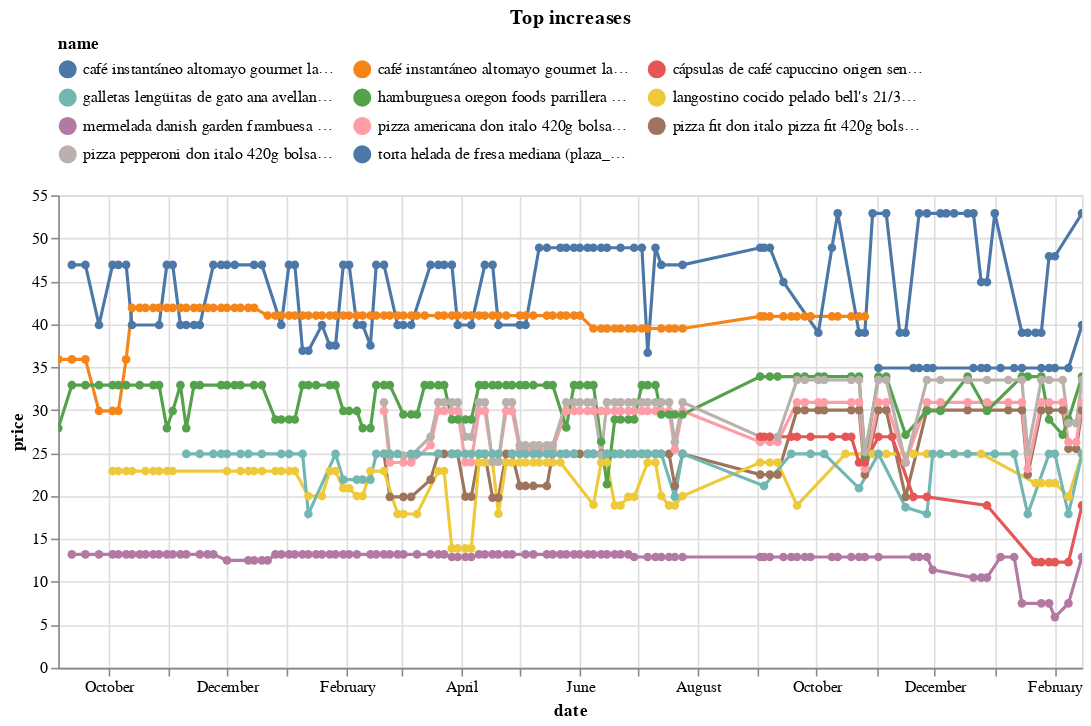

Notebook code cell kept with this figure:
### Code cell
(top_changes_abs
 .sort_values('change')
 .tail(10)
 .pipe(plot_changes, 'Top increases')
)

### Figure 1 — Vega-Lite specification as saved in the notebook (floating-point values rounded to 4 significant figures; data arrays with more than 128 entries replaced by an {"elided": "..."} marker saying what was removed)
{"config": {"view": {"continuousWidth": 300, "continuousHeight": 300}, "legend": {"columns": 3, "orient": "top"}}, "data": {"name": "data-fef8cda0e1190f24eeb53edb43a7ac97"}, "mark": {"type": "line", "point": true}, "encoding": {"color": {"field": "name", "scale": {"domain": ["café instantáneo altomayo gourmet lata 190g (plaza_vea)", "café instantáneo altomayo gourmet lata 200g (plaza_vea)", "cápsulas de café capuccino origen sensations caja 16un (plaza_vea)", "galletas lengüitas de gato ana avellana pote 320g (plaza_vea)", "hamburguesa oregon foods parrillera 100% carne de res caja 4un (plaza_vea)", "langostino cocido pelado bell's 21/30 grande bolsa 300g (plaza_vea)", "mermelada danish garden frambuesa frasco 340g (plaza_vea)", "pizza americana don italo 420g bolsa 1un (plaza_vea)", "pizza fit don italo pizza fit 420g bolsa 3un (plaza_vea)", "pizza pepperoni don italo 420g bolsa 1un (plaza_vea)", "torta helada de fresa mediana (plaza_vea)"]}, "type": "nominal"}, "tooltip": [{"field": "name", "type": "nominal"}, {"field": "price", "type": "quantitative"}, {"field": "last_price", "type": "quantitative"}], "x": {"field": "date", "type": "temporal"}, "y": {"field": "price", "type": "quantitative"}}, "params": [{"name": "param_11", "select": {"type": "point", "fields": ["name"]}, "bind": "legend"}, {"name": "param_12", "select": {"type": "interval", "encodings": ["x", "y"]}, "bind": "scales"}], "title": "Top increases", "transform": [{"filter": {"param": "param_11"}}], "width": 650, "$schema": "https://vega.github.io/schema/vega-lite/v5.16.3.json", "datasets": {"data-fef8cda0e1190f24eeb53edb43a7ac97": {"elided": "794 records"}}}
